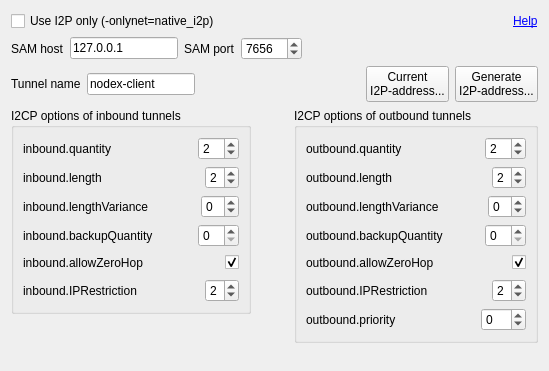
<?xml version="1.0" encoding="UTF-8"?>
<ui version="4.0">
 <class>I2POptionsWidget</class>
 <widget class="QWidget" name="I2POptionsWidget">
  <property name="geometry">
   <rect>
    <x>0</x>
    <y>0</y>
    <width>549</width>
    <height>371</height>
   </rect>
  </property>
  <property name="windowTitle">
   <string>Form</string>
  </property>
  <layout class="QVBoxLayout" name="verticalLayout_5">
   <item>
    <layout class="QHBoxLayout" name="horizontalLayout_15">
     <item>
      <widget class="QCheckBox" name="checkBoxUseI2POnly">
       <property name="text">
        <string>Use I2P only (-onlynet=native_i2p)</string>
       </property>
      </widget>
     </item>
     <item>
      <spacer name="horizontalSpacer_15">
       <property name="orientation">
        <enum>Qt::Horizontal</enum>
       </property>
       <property name="sizeHint" stdset="0">
        <size>
         <width>40</width>
         <height>20</height>
        </size>
       </property>
      </spacer>
     </item>
     <item>
      <widget class="QLabel" name="label">
       <property name="toolTip">
        <string>http://www.i2p2.i2p/i2cp.html#options</string>
       </property>
       <property name="text">
        <string>&lt;a href=&quot;http://www.i2p2.i2p/i2cp.html#options&quot;&gt;Help&lt;/a&gt;</string>
       </property>
       <property name="textFormat">
        <enum>Qt::RichText</enum>
       </property>
       <property name="openExternalLinks">
        <bool>true</bool>
       </property>
       <property name="textInteractionFlags">
        <set>Qt::TextBrowserInteraction</set>
       </property>
      </widget>
     </item>
    </layout>
   </item>
   <item>
    <layout class="QHBoxLayout" name="horizontalLayout_16">
     <item>
      <widget class="QLabel" name="labelSAMHost">
       <property name="text">
        <string>SAM host</string>
       </property>
      </widget>
     </item>
     <item>
      <widget class="QLineEdit" name="lineEditSAMHost">
       <property name="sizePolicy">
        <sizepolicy hsizetype="Fixed" vsizetype="Fixed">
         <horstretch>0</horstretch>
         <verstretch>0</verstretch>
        </sizepolicy>
       </property>
       <property name="text">
        <string>127.0.0.1</string>
       </property>
      </widget>
     </item>
     <item>
      <widget class="QLabel" name="labelSAMPort">
       <property name="text">
        <string>SAM port</string>
       </property>
      </widget>
     </item>
     <item>
      <widget class="QSpinBox" name="spinBoxSAMPort">
       <property name="minimum">
        <number>1</number>
       </property>
       <property name="maximum">
        <number>65535</number>
       </property>
       <property name="value">
        <number>7656</number>
       </property>
      </widget>
     </item>
     <item>
      <spacer name="horizontalSpacer_17">
       <property name="orientation">
        <enum>Qt::Horizontal</enum>
       </property>
       <property name="sizeHint" stdset="0">
        <size>
         <width>40</width>
         <height>20</height>
        </size>
       </property>
      </spacer>
     </item>
    </layout>
   </item>
   <item>
    <layout class="QHBoxLayout" name="horizontalLayout_17">
     <item>
      <widget class="QLabel" name="labelTunnelName">
       <property name="text">
        <string>Tunnel name</string>
       </property>
      </widget>
     </item>
     <item>
      <widget class="QLineEdit" name="lineEditTunnelName">
       <property name="sizePolicy">
        <sizepolicy hsizetype="Preferred" vsizetype="Fixed">
         <horstretch>0</horstretch>
         <verstretch>0</verstretch>
        </sizepolicy>
       </property>
       <property name="minimumSize">
        <size>
         <width>0</width>
         <height>0</height>
        </size>
       </property>
       <property name="text">
        <string>nodex-client</string>
       </property>
      </widget>
     </item>
     <item>
      <spacer name="horizontalSpacer_18">
       <property name="orientation">
        <enum>Qt::Horizontal</enum>
       </property>
       <property name="sizeHint" stdset="0">
        <size>
         <width>40</width>
         <height>20</height>
        </size>
       </property>
      </spacer>
     </item>
     <item>
      <widget class="QPushButton" name="pushButtonCurrentI2PAddress">
       <property name="text">
        <string>Current
I2P-address...</string>
       </property>
      </widget>
     </item>
     <item>
      <widget class="QPushButton" name="pushButtonGenerateI2PAddress">
       <property name="text">
        <string>Generate
I2P-address...</string>
       </property>
      </widget>
     </item>
    </layout>
   </item>
   <item>
    <layout class="QHBoxLayout" name="horizontalLayout_14">
     <item>
      <layout class="QVBoxLayout" name="verticalLayout_4">
       <item>
        <widget class="QGroupBox" name="groupBoxInbound">
         <property name="title">
          <string>I2CP options of inbound tunnels</string>
         </property>
         <layout class="QVBoxLayout" name="verticalLayout">
          <item>
           <layout class="QHBoxLayout" name="horizontalLayout">
            <item>
             <widget class="QLabel" name="labelInboundQuantity">
              <property name="text">
               <string>inbound.quantity </string>
              </property>
             </widget>
            </item>
            <item>
             <spacer name="horizontalSpacer">
              <property name="orientation">
               <enum>Qt::Horizontal</enum>
              </property>
              <property name="sizeHint" stdset="0">
               <size>
                <width>40</width>
                <height>20</height>
               </size>
              </property>
             </spacer>
            </item>
            <item>
             <widget class="QSpinBox" name="spinBoxInboundQuantity">
              <property name="minimum">
               <number>1</number>
              </property>
              <property name="maximum">
               <number>16</number>
              </property>
              <property name="value">
               <number>2</number>
              </property>
             </widget>
            </item>
           </layout>
          </item>
          <item>
           <layout class="QHBoxLayout" name="horizontalLayout_2">
            <item>
             <widget class="QLabel" name="labelInboundLength">
              <property name="text">
               <string>inbound.length </string>
              </property>
             </widget>
            </item>
            <item>
             <spacer name="horizontalSpacer_2">
              <property name="orientation">
               <enum>Qt::Horizontal</enum>
              </property>
              <property name="sizeHint" stdset="0">
               <size>
                <width>40</width>
                <height>20</height>
               </size>
              </property>
             </spacer>
            </item>
            <item>
             <widget class="QSpinBox" name="spinBoxInboundLength">
              <property name="minimum">
               <number>0</number>
              </property>
              <property name="maximum">
               <number>7</number>
              </property>
              <property name="value">
               <number>2</number>
              </property>
             </widget>
            </item>
           </layout>
          </item>
          <item>
           <layout class="QHBoxLayout" name="horizontalLayout_3">
            <item>
             <widget class="QLabel" name="labelInboundLengthVariance">
              <property name="text">
               <string>inbound.lengthVariance</string>
              </property>
             </widget>
            </item>
            <item>
             <spacer name="horizontalSpacer_3">
              <property name="orientation">
               <enum>Qt::Horizontal</enum>
              </property>
              <property name="sizeHint" stdset="0">
               <size>
                <width>40</width>
                <height>20</height>
               </size>
              </property>
             </spacer>
            </item>
            <item>
             <widget class="QSpinBox" name="spinBoxInboundLengthVariance">
              <property name="minimum">
               <number>-7</number>
              </property>
              <property name="maximum">
               <number>7</number>
              </property>
             </widget>
            </item>
           </layout>
          </item>
          <item>
           <layout class="QHBoxLayout" name="horizontalLayout_4">
            <item>
             <widget class="QLabel" name="labelInboundBackupQuality">
              <property name="text">
               <string>inbound.backupQuantity </string>
              </property>
             </widget>
            </item>
            <item>
             <spacer name="horizontalSpacer_4">
              <property name="orientation">
               <enum>Qt::Horizontal</enum>
              </property>
              <property name="sizeHint" stdset="0">
               <size>
                <width>40</width>
                <height>20</height>
               </size>
              </property>
             </spacer>
            </item>
            <item>
             <widget class="QSpinBox" name="spinBoxInboundBackupQuality"/>
            </item>
           </layout>
          </item>
          <item>
           <layout class="QHBoxLayout" name="horizontalLayout_5">
            <item>
             <widget class="QLabel" name="labelInboundAllowZeroHop">
              <property name="text">
               <string>inbound.allowZeroHop </string>
              </property>
             </widget>
            </item>
            <item>
             <spacer name="horizontalSpacer_5">
              <property name="orientation">
               <enum>Qt::Horizontal</enum>
              </property>
              <property name="sizeHint" stdset="0">
               <size>
                <width>40</width>
                <height>20</height>
               </size>
              </property>
             </spacer>
            </item>
            <item>
             <widget class="QCheckBox" name="checkBoxInboundAllowZeroHop">
              <property name="checked">
               <bool>true</bool>
              </property>
             </widget>
            </item>
           </layout>
          </item>
          <item>
           <layout class="QHBoxLayout" name="horizontalLayout_6">
            <item>
             <widget class="QLabel" name="labelInboundIPRestriction">
              <property name="text">
               <string>inbound.IPRestriction</string>
              </property>
             </widget>
            </item>
            <item>
             <spacer name="horizontalSpacer_6">
              <property name="orientation">
               <enum>Qt::Horizontal</enum>
              </property>
              <property name="sizeHint" stdset="0">
               <size>
                <width>40</width>
                <height>20</height>
               </size>
              </property>
             </spacer>
            </item>
            <item>
             <widget class="QSpinBox" name="spinBoxInboundIPRestriction">
              <property name="maximum">
               <number>4</number>
              </property>
              <property name="value">
               <number>2</number>
              </property>
             </widget>
            </item>
           </layout>
          </item>
         </layout>
        </widget>
       </item>
       <item>
        <spacer name="verticalSpacer">
         <property name="orientation">
          <enum>Qt::Vertical</enum>
         </property>
         <property name="sizeHint" stdset="0">
          <size>
           <width>20</width>
           <height>40</height>
          </size>
         </property>
        </spacer>
       </item>
      </layout>
     </item>
     <item>
      <spacer name="horizontalSpacer_14">
       <property name="orientation">
        <enum>Qt::Horizontal</enum>
       </property>
       <property name="sizeHint" stdset="0">
        <size>
         <width>40</width>
         <height>20</height>
        </size>
       </property>
      </spacer>
     </item>
     <item>
      <layout class="QVBoxLayout" name="verticalLayout_3">
       <item>
        <widget class="QGroupBox" name="groupBoxOutbound">
         <property name="title">
          <string>I2CP options of outbound tunnels</string>
         </property>
         <layout class="QVBoxLayout" name="verticalLayout_2">
          <item>
           <layout class="QHBoxLayout" name="horizontalLayout_7">
            <item>
             <widget class="QLabel" name="labelOutboundQuantity">
              <property name="text">
               <string>outbound.quantity </string>
              </property>
             </widget>
            </item>
            <item>
             <spacer name="horizontalSpacer_7">
              <property name="orientation">
               <enum>Qt::Horizontal</enum>
              </property>
              <property name="sizeHint" stdset="0">
               <size>
                <width>40</width>
                <height>20</height>
               </size>
              </property>
             </spacer>
            </item>
            <item>
             <widget class="QSpinBox" name="spinBoxOutboundQuantity">
              <property name="minimum">
               <number>1</number>
              </property>
              <property name="value">
               <number>2</number>
              </property>
             </widget>
            </item>
           </layout>
          </item>
          <item>
           <layout class="QHBoxLayout" name="horizontalLayout_8">
            <item>
             <widget class="QLabel" name="labelOutboundLength">
              <property name="text">
               <string>outbound.length </string>
              </property>
             </widget>
            </item>
            <item>
             <spacer name="horizontalSpacer_8">
              <property name="orientation">
               <enum>Qt::Horizontal</enum>
              </property>
              <property name="sizeHint" stdset="0">
               <size>
                <width>40</width>
                <height>20</height>
               </size>
              </property>
             </spacer>
            </item>
            <item>
             <widget class="QSpinBox" name="spinBoxOutboundLength">
              <property name="maximum">
               <number>7</number>
              </property>
              <property name="value">
               <number>2</number>
              </property>
             </widget>
            </item>
           </layout>
          </item>
          <item>
           <layout class="QHBoxLayout" name="horizontalLayout_9">
            <item>
             <widget class="QLabel" name="labelOutboundLengthVariance">
              <property name="text">
               <string>outbound.lengthVariance</string>
              </property>
             </widget>
            </item>
            <item>
             <spacer name="horizontalSpacer_9">
              <property name="orientation">
               <enum>Qt::Horizontal</enum>
              </property>
              <property name="sizeHint" stdset="0">
               <size>
                <width>40</width>
                <height>20</height>
               </size>
              </property>
             </spacer>
            </item>
            <item>
             <widget class="QSpinBox" name="spinBoxOutboundLengthVariance">
              <property name="minimum">
               <number>-7</number>
              </property>
              <property name="maximum">
               <number>7</number>
              </property>
             </widget>
            </item>
           </layout>
          </item>
          <item>
           <layout class="QHBoxLayout" name="horizontalLayout_10">
            <item>
             <widget class="QLabel" name="labelOutboundBackupQuantity">
              <property name="text">
               <string>outbound.backupQuantity</string>
              </property>
             </widget>
            </item>
            <item>
             <spacer name="horizontalSpacer_10">
              <property name="orientation">
               <enum>Qt::Horizontal</enum>
              </property>
              <property name="sizeHint" stdset="0">
               <size>
                <width>40</width>
                <height>20</height>
               </size>
              </property>
             </spacer>
            </item>
            <item>
             <widget class="QSpinBox" name="spinBoxOutboundBackupQuantity"/>
            </item>
           </layout>
          </item>
          <item>
           <layout class="QHBoxLayout" name="horizontalLayout_11">
            <item>
             <widget class="QLabel" name="labelAllowZeroHop">
              <property name="text">
               <string>outbound.allowZeroHop </string>
              </property>
             </widget>
            </item>
            <item>
             <spacer name="horizontalSpacer_11">
              <property name="orientation">
               <enum>Qt::Horizontal</enum>
              </property>
              <property name="sizeHint" stdset="0">
               <size>
                <width>40</width>
                <height>20</height>
               </size>
              </property>
             </spacer>
            </item>
            <item>
             <widget class="QCheckBox" name="checkBoxAllowZeroHop">
              <property name="checked">
               <bool>true</bool>
              </property>
             </widget>
            </item>
           </layout>
          </item>
          <item>
           <layout class="QHBoxLayout" name="horizontalLayout_12">
            <item>
             <widget class="QLabel" name="labelOutboundIPRestriction">
              <property name="text">
               <string>outbound.IPRestriction</string>
              </property>
             </widget>
            </item>
            <item>
             <spacer name="horizontalSpacer_12">
              <property name="orientation">
               <enum>Qt::Horizontal</enum>
              </property>
              <property name="sizeHint" stdset="0">
               <size>
                <width>40</width>
                <height>20</height>
               </size>
              </property>
             </spacer>
            </item>
            <item>
             <widget class="QSpinBox" name="spinBoxOutboundIPRestriction">
              <property name="maximum">
               <number>4</number>
              </property>
              <property name="value">
               <number>2</number>
              </property>
             </widget>
            </item>
           </layout>
          </item>
          <item>
           <layout class="QHBoxLayout" name="horizontalLayout_13">
            <item>
             <widget class="QLabel" name="labelOutboundPriority">
              <property name="text">
               <string>outbound.priority</string>
              </property>
             </widget>
            </item>
            <item>
             <spacer name="horizontalSpacer_13">
              <property name="orientation">
               <enum>Qt::Horizontal</enum>
              </property>
              <property name="sizeHint" stdset="0">
               <size>
                <width>40</width>
                <height>20</height>
               </size>
              </property>
             </spacer>
            </item>
            <item>
             <widget class="QSpinBox" name="spinBoxOutboundPriority">
              <property name="minimum">
               <number>-25</number>
              </property>
              <property name="maximum">
               <number>25</number>
              </property>
             </widget>
            </item>
           </layout>
          </item>
         </layout>
        </widget>
       </item>
       <item>
        <spacer name="verticalSpacer_2">
         <property name="orientation">
          <enum>Qt::Vertical</enum>
         </property>
         <property name="sizeHint" stdset="0">
          <size>
           <width>20</width>
           <height>40</height>
          </size>
         </property>
        </spacer>
       </item>
      </layout>
     </item>
    </layout>
   </item>
  </layout>
 </widget>
 <tabstops>
  <tabstop>checkBoxUseI2POnly</tabstop>
  <tabstop>lineEditSAMHost</tabstop>
  <tabstop>spinBoxSAMPort</tabstop>
  <tabstop>lineEditTunnelName</tabstop>
  <tabstop>pushButtonCurrentI2PAddress</tabstop>
  <tabstop>pushButtonGenerateI2PAddress</tabstop>
  <tabstop>spinBoxInboundQuantity</tabstop>
  <tabstop>spinBoxInboundLength</tabstop>
  <tabstop>spinBoxInboundLengthVariance</tabstop>
  <tabstop>spinBoxInboundBackupQuality</tabstop>
  <tabstop>checkBoxInboundAllowZeroHop</tabstop>
  <tabstop>spinBoxInboundIPRestriction</tabstop>
  <tabstop>spinBoxOutboundQuantity</tabstop>
  <tabstop>spinBoxOutboundLength</tabstop>
  <tabstop>spinBoxOutboundLengthVariance</tabstop>
  <tabstop>spinBoxOutboundBackupQuantity</tabstop>
  <tabstop>checkBoxAllowZeroHop</tabstop>
  <tabstop>spinBoxOutboundIPRestriction</tabstop>
  <tabstop>spinBoxOutboundPriority</tabstop>
 </tabstops>
 <resources/>
 <connections/>
</ui>
